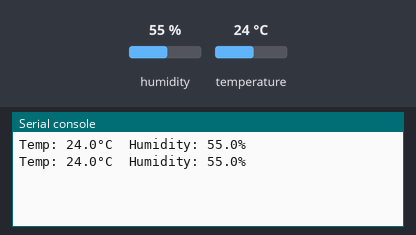
This program was run on a simulated ESP32 board running MicroPython. On the bench: the last lines printed to the serial console. The test bench sets the inputs (shaded band); at power-on: humidity 55 %, temperature 24 °C.

Above: at 1.2 s.
1.3 s: humidity set to 22 %
At 2.0 s:
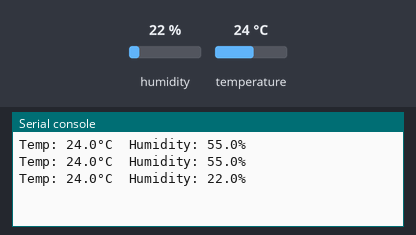
2.8 s: temperature set to 12 °C
At 3.6 s:
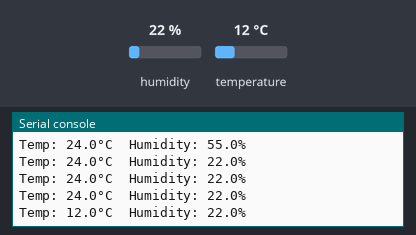
4.3 s: humidity set to 40 %
At 4.3 s:
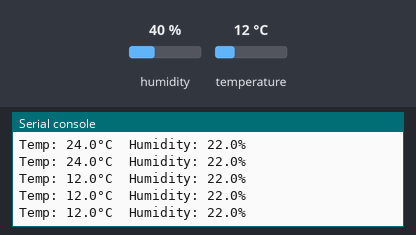
Timing chart, 0 to 7.3 s (numbered marks = the images above; inputs shaded):
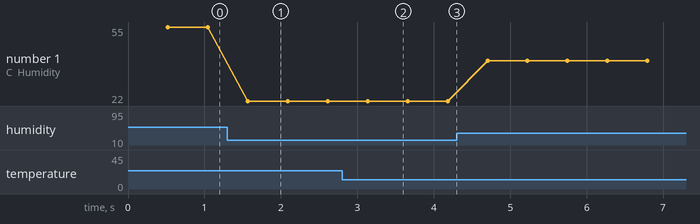

Measured:
- after the input at 1.3 s, the serial console: prints a new line after 0.27 s (image 1)
- after the input at 2.8 s, the serial console: prints a new line after 0.34 s (image 2)
- plotted number 1: 55 → 22 after the input at 1.3 s, 22 → 40 after the input at 4.3 s

The program:

dht22.py
```python
#This program lets you check temperature and humidity with a DHT22 sensor
#The dht module is built into micropython, so you can directly import it without installing a driver file.
#Connect + pin on sensor to 5v, - pin on sensor to Ground, Out pin on sensor to GPIO 9
#DHT22 does not work with 3.3v, use 5v instead
#When connected to 3.3V, this error shows up "OSError: [Errno 116] ETIMEDOUT"

from dht import DHT22
from machine import Pin
from time import sleep

dht22 = DHT22(Pin(9))

while True:
    sleep(0.5)
    dht22.measure()
    temp = dht22.temperature()
    humidity = dht22.humidity()
    print(f"Temp: {temp}°C  Humidity: {humidity}%")
```
